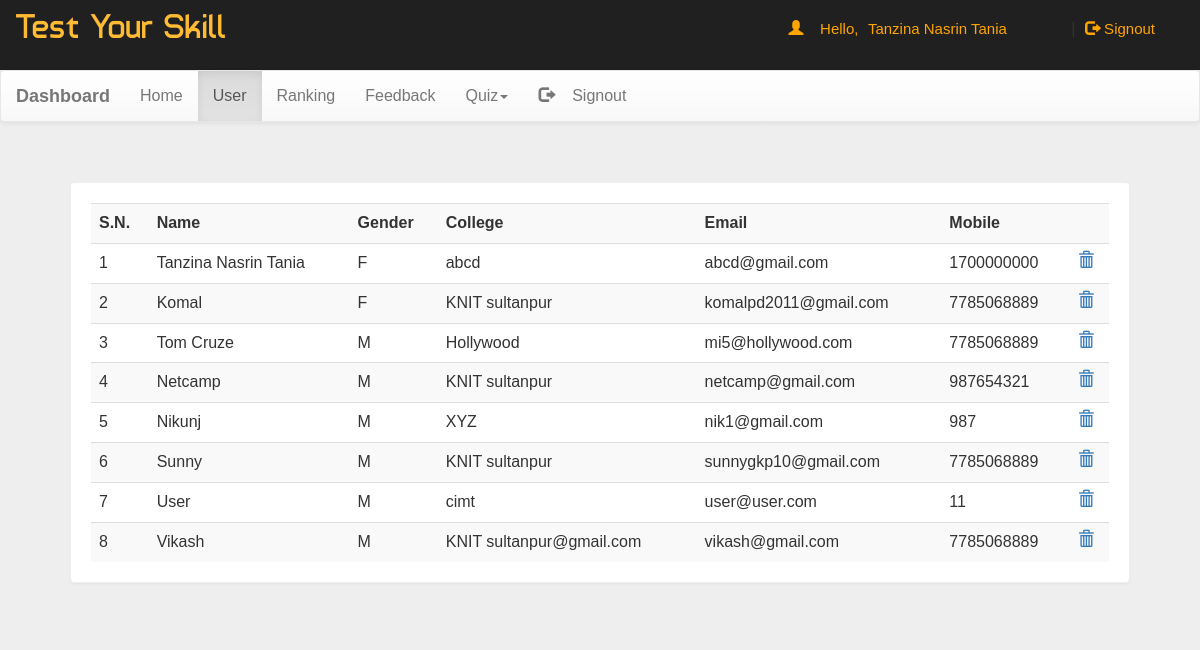
The app's page /dash.php?q=1 (signed in) with its own data.
### tables this page shows
CREATE TABLE `user` (
  `name` varchar(50) NOT NULL,
  `gender` varchar(5) NOT NULL,
  `college` varchar(100) NOT NULL,
  `email` varchar(50) NOT NULL,
  `mob` bigint(20) NOT NULL,
  `password` varchar(50) NOT NULL
);

### dash.php (the view, shortened to what this page needs)
<!DOCTYPE html PUBLIC "-//W3C//DTD XHTML 1.0 Transitional//EN" "http://www.w3.org/TR/xhtml1/DTD/xhtml1-transitional.dtd">
<html xmlns="http://www.w3.org/1999/xhtml">
<head>
<link  rel="stylesheet" href="css/bootstrap.min.css"/>
 <link  rel="stylesheet" href="css/bootstrap-theme.min.css"/>
 <link rel="stylesheet" href="css/main.css">
 <link  rel="stylesheet" href="css/font.css">
</head>
<body  style="background:#eee;">
<div class="header">
<div class="row">
<div class="col-lg-6">
<span class="logo">Test Your Skill</span></div>
<?php
 include_once 'dbConnection.php';
  if(!(isset($_SESSION['email']))){
header("location:index.php");
}
else
{
$name = $_SESSION['name'];;
echo '<span class="pull-right top title1" ><span class="log1"><span class="glyphicon glyphicon-user" aria-hidden="true"></span>&nbsp;&nbsp;&nbsp;&nbsp;Hello,</span> <a href="account.php" class="log log1">'.$name.'</a>&nbsp;|&nbsp;<a href="logout.php?q=account.php" class="log"><span class="glyphicon glyphicon-log-out" aria-hidden="true"></span>&nbsp;Signout</button></a></span>';
}?>
</div></div>
<nav class="navbar navbar-default title1">
  <div class="container-fluid">
    <div class="navbar-header">
      <a class="navbar-brand" href="dash.php?q=0"><b>Dashboard</b></a>
    </div>
    <div class="collapse navbar-collapse" id="bs-example-navbar-collapse-1">
      <ul class="nav navbar-nav">
        <li <?php if(@$_GET['q']==0) echo'class="active"'; ?>><a href="dash.php?q=0">Home<span class="sr-only">(current)</span></a></li>
        <li <?php if(@$_GET['q']==1) echo'class="active"'; ?>><a href="dash.php?q=1">User</a></li>
		<li <?php if(@$_GET['q']==2) echo'class="active"'; ?>><a href="dash.php?q=2">Ranking</a></li>
		<li <?php if(@$_GET['q']==3) echo'class="active"'; ?>><a href="dash.php?q=3">Feedback</a></li>
        <li class="dropdown <?php if(@$_GET['q']==4 || @$_GET['q']==5) echo'active"'; ?>">
          <a href="#" class="dropdown-toggle" data-toggle="dropdown" role="button" aria-haspopup="true" aria-expanded="false">Quiz<span class="caret"></span></a>
        </li><li class="pull-right"> <a href="logout.php?q=account.php"><span class="glyphicon glyphicon-log-out" aria-hidden="true"></span>&nbsp;&nbsp;&nbsp;&nbsp;Signout</a></li>
      </ul>
          </div>
  </div>
</nav>
<div class="container">
<div class="row">
<div class="col-md-12">
<?php if(@$_GET['q']==1) {
$result = mysqli_query($con,"SELECT * FROM user") or die('Error');
echo  '<div class="panel"><div class="table-responsive"><table class="table table-striped title1">
<tr><td><b>S.N.</b></td><td><b>Name</b></td><td><b>Gender</b></td><td><b>College</b></td><td><b>Email</b></td><td><b>Mobile</b></td><td></td></tr>';
$c=1;
while($row = mysqli_fetch_array($result)) {
	$name = $row['name'];
	$mob = $row['mob'];
	$gender = $row['gender'];
    $email = $row['email'];
	$college = $row['college'];
	echo '<tr><td>'.$c++.'</td><td>'.$name.'</td><td>'.$gender.'</td><td>'.$college.'</td><td>'.$email.'</td><td>'.$mob.'</td>
	<td><a title="Delete User" href="update.php?demail='.$email.'"><b><span class="glyphicon glyphicon-trash" aria-hidden="true"></span></b></a></td></tr>';
}
echo '</table></div></div>';
}?>
</div>
</div></div>
</body>
</html>

### css/main.css (style rules this page uses)
body { overflow-x:hidden; width:100%; font: 15px "Century Gothic", "Times Roman", sans-serif; background:#eee; min-height:550px; background-attachment:fixed; }
.panel { border-color:#eee; margin:40px; padding:20px; font: 15px "Century Gothic", "Times Roman", sans-serif; }
.header { background:#202020; height:70px; }
.logo { font-family:'typo'; font-size:35px; color:#ffbb33; margin:15px; }
.title1 { font: 16px "Century Gothic", "Times Roman", sans-serif; }
.top { margin-top:20px; }
.log1 { font: 15px 'Ubuntu', sans-serif; color:orange; margin-left:10px; }
.log { margin:10px; margin-right:60px; margin-left:5px; color:orange; text-decoration:none; font-size:20px; font-size:15px; }

### records on screen
user: name "Tanzina Nasrin Tania", gender "F", college "abcd", email "abcd@gmail.com", mob "1700000000"
user: name "Komal", gender "F", college "KNIT sultanpur", email "komalpd2011@gmail.com", mob "7785068889"
user: name "Tom Cruze", gender "M", college "Hollywood", email "mi5@hollywood.com", mob "7785068889"
user: name "Netcamp", gender "M", college "KNIT sultanpur", email "netcamp@gmail.com", mob "987654321"
user: name "Nikunj", gender "M", college "XYZ", email "nik1@gmail.com", mob "987"
user: name "Sunny", gender "M", college "KNIT sultanpur", email "sunnygkp10@gmail.com", mob "7785068889"
user: name "User", gender "M", college "cimt", email "user@user.com", mob "11"
user: name "Vikash", gender "M", college "KNIT sultanpur@gmail.com", email "vikash@gmail.com", mob "7785068889"

### other values on screen
$name "Tanzina Nasrin Tania"
